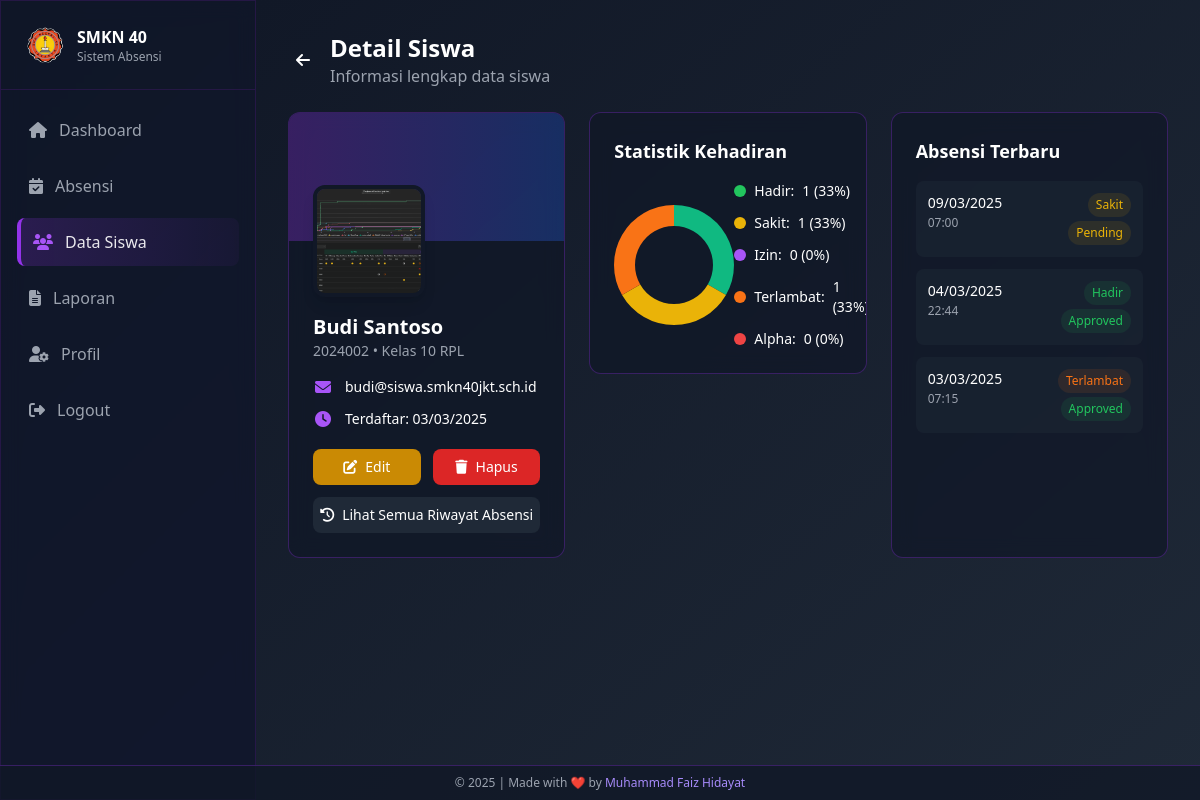
The app's page /admin/siswa/detail.php?id=2 (signed in) with its own data.
### tables this page shows
CREATE TABLE `siswa` (
  `id` int NOT NULL,
  `nis` varchar(20) NOT NULL,
  `nama_lengkap` varchar(100) NOT NULL,
  `kelas` enum('10','11','12') NOT NULL,
  `jurusan` enum('RPL','DKV','AK','BR','MP') NOT NULL,
  `email` varchar(100) NOT NULL,
  `password` varchar(255) NOT NULL,
  `foto_profil` varchar(255) DEFAULT 'assets/default/photo-profile.png',
  `created_at` timestamp NOT NULL DEFAULT CURRENT_TIMESTAMP,
  `updated_at` timestamp NOT NULL DEFAULT CURRENT_TIMESTAMP ON UPDATE CURRENT_TIMESTAMP
);

CREATE TABLE `absensi` (
  `id` int NOT NULL,
  `siswa_id` int NOT NULL,
  `tanggal` date NOT NULL,
  `jam_masuk` time DEFAULT NULL,
  `status` enum('Hadir','Sakit','Izin','Terlambat','Alpha') NOT NULL,
  `keterangan` text,
  `bukti_foto` varchar(255) DEFAULT NULL,
  `bukti_file` varchar(255) DEFAULT NULL,
  `approval_status` enum('Pending','Approved','Rejected') DEFAULT 'Pending',
  `created_at` timestamp NOT NULL DEFAULT CURRENT_TIMESTAMP,
  `updated_at` timestamp NOT NULL DEFAULT CURRENT_TIMESTAMP ON UPDATE CURRENT_TIMESTAMP
);

### admin/siswa/detail.php (the view, shortened to what this page needs)
<?php
require_once '../../config/database.php';
$id = $_GET['id'];
$sql = "SELECT * FROM siswa WHERE id = :id";
$stmt = $conn->prepare($sql);
$stmt->execute(['id' => $id]);
$siswa = $stmt->fetch(PDO::FETCH_ASSOC);
$sql = "SELECT status, COUNT(*) as count FROM absensi WHERE siswa_id = :siswa_id GROUP BY status";
$stmt = $conn->prepare($sql);
$stmt->execute(['siswa_id' => $id]);
$absensi_stats = $stmt->fetchAll(PDO::FETCH_KEY_PAIR);
$sql = "SELECT id, tanggal, jam_masuk, status, approval_status FROM absensi WHERE siswa_id = :siswa_id ORDER BY tanggal DESC, created_at DESC LIMIT 5";
$stmt = $conn->prepare($sql);
$stmt->execute(['siswa_id' => $id]);
$recent_absensi = $stmt->fetchAll(PDO::FETCH_ASSOC);
$total_absensi = array_sum($absensi_stats);
$percentages = [];
if ($total_absensi > 0) {
    foreach ($absensi_stats as $status => $count) {
        $percentages[$status] = round(($count / $total_absensi) * 100);
    }
}
$status_defaults = ['Hadir', 'Sakit', 'Izin', 'Terlambat', 'Alpha'];
foreach ($status_defaults as $status) {
    if (!isset($absensi_stats[$status])) {
        $absensi_stats[$status] = 0;
        $percentages[$status] = 0;
    }
}
$status_colors = [
    'Hadir' => 'green',
    'Sakit' => 'yellow',
    'Izin' => 'purple',
    'Terlambat' => 'orange',
    'Alpha' => 'red'
];
?>
<!DOCTYPE html>
<html lang="en">
<head>
    <script src="https://cdn.tailwindcss.com"></script>
    <link rel="stylesheet" href="https://cdnjs.cloudflare.com/ajax/libs/font-awesome/6.4.2/css/all.min.css">
</head>
<body class="min-h-screen text-white bg-fixed">
    <aside id="sidebar" class="fixed top-0 left-0 h-screen w-64 glass-effect border-r border-purple-900/30 z-50 sidebar-transition -translate-x-full lg:translate-x-0">
        <div class="flex items-center justify-between p-4 lg:p-6 border-b border-purple-900/30">
            <div class="flex items-center gap-3">
                <img src="../../assets/default/logo-smk40.png" alt="SMKN 40" class="h-8 lg:h-10 w-auto">
                <div>
                    <h1 class="font-semibold text-sm lg:text-base">SMKN 40</h1>
                    <p class="text-xs text-gray-400">Sistem Absensi</p>
                </div>
            </div>
        </div>
        <nav class="p-4 space-y-2 overflow-y-auto no-scrollbar" style="max-height: calc(100vh - 76px);">
            <a href="../dashboard/" class="flex items-center gap-3 text-gray-400 p-3 rounded-lg hover:bg-purple-500/10 transition-colors">
                <i class="fas fa-home"></i>
                <span>Dashboard</span>
            </a>
            <a href="../absensi/" class="flex items-center gap-3 text-gray-400 p-3 rounded-lg hover:bg-purple-500/10 transition-colors">
                <i class="fas fa-calendar-check"></i>
                <span>Absensi</span>
            </a>
            <a href="index.php" class="flex items-center gap-3 text-white/90 p-3 rounded-lg menu-active">
                <i class="fas fa-users text-purple-500"></i>
                <span>Data Siswa</span>
            </a>
            <a href="../laporan/" class="flex items-center gap-3 text-gray-400 p-3 rounded-lg hover:bg-purple-500/10 transition-colors">
                <i class="fas fa-file-alt"></i>
                <span>Laporan</span>
            </a>
            <a href="../profil/" class="flex items-center gap-3 text-gray-400 p-3 rounded-lg hover:bg-purple-500/10 transition-colors">
                <i class="fas fa-user-cog"></i>
                <span>Profil</span>
            </a>
            <a href="../logout.php" class="flex items-center gap-3 text-gray-400 p-3 rounded-lg hover:bg-red-500/10 hover:text-red-500 transition-colors mt-10">
                <i class="fas fa-sign-out-alt"></i>
                <span>Logout</span>
            </a>
        </nav>
    </aside>
    <main class="lg:ml-64 min-h-screen bg-gradient-to-br from-gray-900 to-gray-800 transition-all duration-300">
        <div class="p-4 lg:p-8">
            <div class="max-w-7xl mx-auto">
                <div class="flex items-center mb-6">
                    <a href="index.php" class="mr-3 p-2 rounded-full hover:bg-gray-800/60 transition-colors">
                        <i class="fas fa-arrow-left"></i>
                    </a>
                    <div>
                        <h1 class="text-xl md:text-2xl font-bold">Detail Siswa</h1>
                        <p class="text-sm md:text-base text-gray-400">Informasi lengkap data siswa</p>
                    </div>
                </div>
                <div class="grid grid-cols-1 lg:grid-cols-3 gap-4 md:gap-6 mb-6">
                    <div class="glass-effect rounded-xl overflow-hidden">
                        <div class="h-24 sm:h-32 bg-gradient-to-r from-purple-600/30 to-blue-600/30 relative"></div>
                        <div class="px-4 sm:px-6 pb-5 sm:pb-6 -mt-12 sm:-mt-14 relative">
                            <img src="../../<?= $siswa['foto_profil'] ?>"
                                alt="<?= htmlspecialchars($siswa['nama_lengkap']) ?>"
                                class="w-24 h-24 sm:w-28 sm:h-28 rounded-xl object-cover border-4 border-gray-900 shadow-lg">
                            <h3 class="text-lg sm:text-xl font-bold mt-3 sm:mt-4"><?= htmlspecialchars($siswa['nama_lengkap']) ?></h3>
                            <p class="text-sm text-gray-400 mb-3 sm:mb-4"><?= $siswa['nis'] ?> • Kelas <?= $siswa['kelas'] ?> <?= $siswa['jurusan'] ?></p>
                            <div class="space-y-2 sm:space-y-3">
                                <div class="flex items-center gap-3">
                                    <i class="fas fa-envelope w-5 text-center text-purple-500"></i>
                                    <span class="text-sm break-all"><?= htmlspecialchars($siswa['email']) ?></span>
                                </div>
                                <div class="flex items-center gap-3">
                                    <i class="fas fa-clock w-5 text-center text-purple-500"></i>
                                    <span class="text-sm">Terdaftar: <?= date('d/m/Y', strtotime($siswa['created_at'])) ?></span>
                                </div>
                            </div>
                            <div class="flex mt-4 sm:mt-5 gap-3">
                                <a href="edit.php?id=<?= $id ?>"
                                    class="flex-1 bg-yellow-600 hover:bg-yellow-700 text-center py-2.5 sm:py-2 rounded-lg text-sm font-medium transition-colors touch-effect">
                                    <i class="fas fa-edit mr-2"></i>Edit
                                </a>
                                <button onclick="confirmDelete(<?= $id ?>)"
                                    class="flex-1 bg-red-600 hover:bg-red-700 text-center py-2.5 sm:py-2 rounded-lg text-sm font-medium transition-colors touch-effect">
                                    <i class="fas fa-trash mr-2"></i>Hapus
                                </button>
                            </div>
                            <a href="../absensi/?search=<?= urlencode($siswa['nis']) ?>"
                                class="block mt-3 bg-gray-800 hover:bg-gray-700 text-center py-2.5 sm:py-2 rounded-lg text-sm font-medium transition-colors touch-effect">
                                <i class="fas fa-history mr-2"></i>Lihat Semua Riwayat Absensi
                            </a>
                        </div>
                    </div>
                    <div class="glass-effect rounded-xl p-4 sm:p-6 overflow-hidden h-fit">
                        <h3 class="font-semibold mb-4 text-base sm:text-lg">Statistik Kehadiran</h3>
                        <div class="flex flex-col sm:flex-row justify-around items-center gap-4 sm:gap-0">
                            <div class="chart-container" style="height: 120px; width: 120px;">
                                <canvas id="donutChart"></canvas>
                            </div>
                            <div class="space-y-2 sm:space-y-3 w-full sm:w-auto">
                                <?php foreach ($status_defaults as $status): ?>
                                    <div class="flex items-center gap-2 justify-between sm:justify-start">
                                        <div class="flex items-center gap-2">
                                            <span class="w-3 h-3 rounded-full inline-block bg-<?= $status_colors[$status] ?>-500"></span>
                                            <span class="text-sm"><?= $status ?>:</span>
                                        </div>
                                        <span class="text-sm font-medium"><?= $absensi_stats[$status] ?> (<?= $percentages[$status] ?>%)</span>
                                    </div>
                                <?php endforeach; ?>
                            </div>
                        </div>
                    </div>
                    <div class="glass-effect rounded-xl p-4 sm:p-6 overflow-hidden">
                        <h3 class="font-semibold mb-3 sm:mb-4 text-base sm:text-lg">Absensi Terbaru</h3>
                        <?php if (count($recent_absensi) > 0): ?>
                            <div class="space-y-2 sm:space-y-3">
                                <?php foreach ($recent_absensi as $absensi): ?>
                                    <a href="../absensi/detail.php?id=<?= $absensi['id'] ?>"
                                        class="block p-3 rounded-lg bg-gray-800/50 hover:bg-gray-800 transition-colors touch-effect">
                                        <div class="flex justify-between items-start">
                                            <div>
                                                <p class="text-sm font-medium"><?= date('d/m/Y', strtotime($absensi['tanggal'])) ?></p>
                                                <p class="text-xs text-gray-400 mt-0.5">
                                                    <?= $absensi['jam_masuk'] !== '00:00:00' ? date('H:i', strtotime($absensi['jam_masuk'])) : '-' ?>
                                                </p>
                                            </div>
                                            <div class="flex flex-col xs:flex-row items-end xs:items-center gap-1 xs:gap-2">
                                                <span class="px-2 py-1 text-xs rounded-full bg-<?= $status_colors[$absensi['status']] ?>-500/10 text-<?= $status_colors[$absensi['status']] ?>-500">
                                                    <?= $absensi['status'] ?>
                                                </span>
                                                <?php
                                                $approval_color = 'gray';
                                                if ($absensi['approval_status'] === 'Approved') $approval_color = 'green';
                                                if ($absensi['approval_status'] === 'Pending') $approval_color = 'yellow';
                                                ?>
                                                <span class="px-2 py-1 text-xs rounded-full bg-<?= $approval_color ?>-500/10 text-<?= $approval_color ?>-500">
                                                    <?= $absensi['approval_status'] ?>
                                                </span>
                                            </div>
                                        </div>
                                    </a>
                                <?php endforeach; ?>
                            </div>
                        <?php endif; ?>
                    </div>
                </div>
            </div>
        </div>
    </main>
</body>
</html>

### admin/siswa/detail.php (style rules this page uses)
.glass-effect { background: rgba(17, 24, 39, 0.7); backdrop-filter: blur(10px); border: 1px solid rgba(147, 51, 234, 0.3); }
body { background: linear-gradient(135deg, #0F172A 0%, #1E1B4B 100%); }
.menu-active { background: linear-gradient(to right, rgba(147, 51, 234, 0.2), rgba(147, 51, 234, 0.05)); border-left: 4px solid #9333ea; }
.sidebar-transition { transition: transform 0.3s ease-in-out; }
.no-scrollbar { -ms-overflow-style: none; scrollbar-width: none; }
.chart-container { position: relative; margin: 0 auto; }
.touch-effect { transition: transform 0.2s ease, opacity 0.2s ease; }

### records on screen
siswa: foto_profil (picture), nama_lengkap "Budi Santoso", nis "2024002", kelas "10", jurusan "RPL", email "budi@siswa.smkn40jkt.sch.id", created_at "03/03/2025"
absensi: tanggal "09/03/2025", jam_masuk "07:00", status "Sakit", approval_status "Pending"
absensi: tanggal "04/03/2025", jam_masuk "22:44", status "Hadir", approval_status "Approved"
absensi: tanggal "03/03/2025", jam_masuk "07:15", status "Terlambat", approval_status "Approved"

### other values on screen
$status "Hadir"
$absensi_stats[$status] "1"
$percentages[$status] "33"
$status "Sakit"
$status "Izin"
$absensi_stats[$status] "0"
$percentages[$status] "0"
$status "Terlambat"
$status "Alpha"
chart data {{ $percentages['Hadir'] }} 33
chart data {{ $percentages['Sakit'] }} 33
chart data {{ $percentages['Izin'] }} 0
